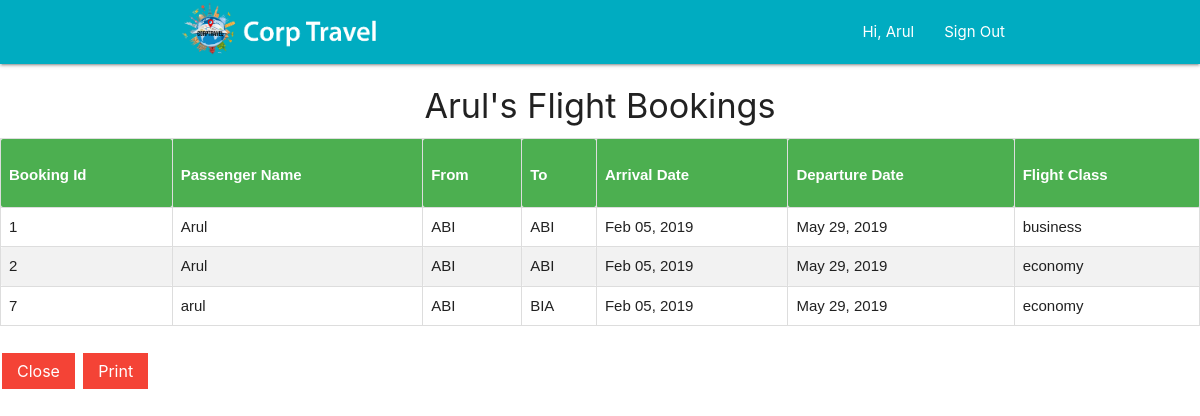
The app's page /Bookings/flight/viewflight.php (signed in) with its own data.
### tables this page shows
CREATE TABLE `flight_booking` (
  `booking_id` int(11) NOT NULL,
  `passenger_name` varchar(100) NOT NULL,
  `from_airport` varchar(50) NOT NULL,
  `to_Airport` varchar(50) NOT NULL,
  `arrivalDate` varchar(15) NOT NULL,
  `departureDate` varchar(15) NOT NULL,
  `flight_Class` varchar(50) NOT NULL
);

### Bookings/flight/viewflight.php (the view, shortened to what this page needs)
<!DOCTYPE html>
<html lang="en">
<head>
    <link rel="stylesheet" href="../../css/materialize.min.css"/>
    <link rel="stylesheet" href="css/hotel.css"/>
    <link rel="stylesheet" href="https://use.fontawesome.com/releases/v5.7.1/css/all.css"
/>
</head>
<body>
<nav class="cyan darken-1">
    <div class="container">
        <div class="nav-wrapper">
            <a href="../../menu/menu.php" class="brand-logo"><img src="img/title_corp_travel.png" width="40%"></a>
            <ul class="right hide-on-med-and-down">
                <li>
                    <a href="#home">Hi, <?php echo $_SESSION['user']['username']; ?></a>
                </li>
                <li>
                    <a href="../../index.php">Sign Out</a>
                </li>
            </ul>
        </div>
    </div>
</nav>
<div>
    <center>
        <h4> <?php echo $_SESSION['user']['username']; ?>'s Flight Bookings</h4>
    </center>
    <table id="user_table" border="1">
        <thead>
        <th>Booking Id</th>
        <th>Passenger Name</th>
        <th>From</th>
        <th>To</th>
        <th>Arrival Date</th>
        <th>Departure Date</th>
        <th>Flight Class</th>
        </thead>
        <tbody id="myTable">
        <?php
        include '../../admin/db-config.php';
        $query = mysqli_query($conn, "select * from `flight_booking` where `passenger_name` = '" . $_SESSION['user']['username'] . "' ");
        while ($row = mysqli_fetch_array($query)) {
            ?>
            <tr>
                <td><?php echo $row['booking_id']; ?></td>
                <td><?php echo $row['passenger_name']; ?></td>
                <td><?php echo $row['from_airport']; ?></td>
                <td><?php echo $row['to_Airport']; ?></td>
                <td><?php echo $row['arrivalDate']; ?></td>
                <td><?php echo $row['departureDate']; ?></td>
                <td><?php echo $row['flight_Class']; ?></td>
            </tr>
            <?php
        }
        ?>
        </tbody>
    </table>
    <br>
    <a href="flight.php">
        <button class="button" type="button">Close</button>
    </a>
    <a href="#">
        <button class="button" type="button" onclick="print_out();">Print</button>
    </a>
</div>
</body>
</html>

### Bookings/flight/viewflight.php (style rules this page uses)
#user_table { font-family: "Trebuchet MS", Arial, Helvetica, sans-serif; border-collapse: collapse; width: 100%; }
#user_table td, #user_table th { border: 1px solid #ddd; padding: 8px; }
#user_table tr:nth-child(even) { background-color: #f2f2f2; }
#user_table th { padding-top: 25px; padding-bottom: 20px; text-align: left; background-color: #4CAF50; color: white; }
.button { background-color: #f44336; border: none; color: white; padding: 9px 15px; text-align: center; text-decoration: none; display: inline-block; font-size: 16px; margin: 4px 2px; cursor: pointer; }

### records on screen
flight_booking: booking_id "1", passenger_name "Arul", from_airport "ABI", to_Airport "ABI", arrivalDate "Feb 05, 2019", departureDate "May 29, 2019", flight_Class "business"
flight_booking: booking_id "2", passenger_name "Arul", from_airport "ABI", to_Airport "ABI", arrivalDate "Feb 05, 2019", departureDate "May 29, 2019", flight_Class "economy"
flight_booking: booking_id "7", passenger_name "arul", from_airport "ABI", to_Airport "BIA", arrivalDate "Feb 05, 2019", departureDate "May 29, 2019", flight_Class "economy"

### other values on screen
$_SESSION['user']['username'] "Arul"
